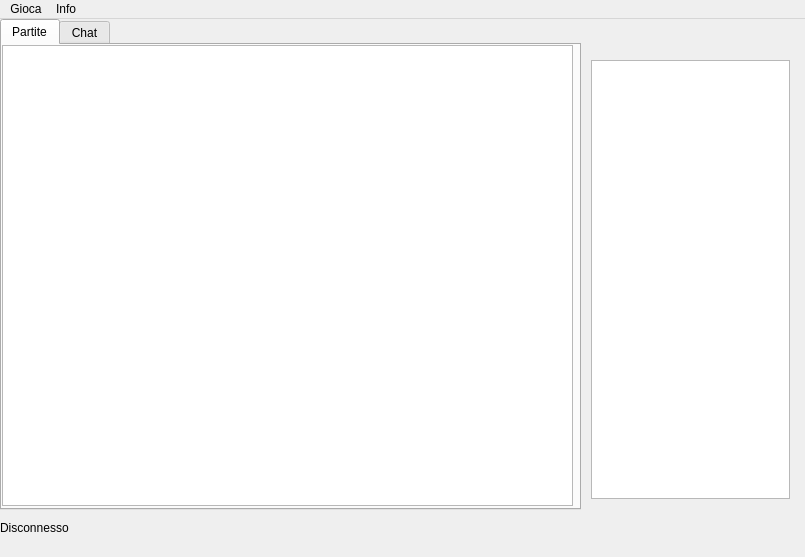
<?xml version="1.0" encoding="UTF-8"?>
<ui version="4.0">
 <class>Briscola</class>
 <widget class="QMainWindow" name="Briscola">
  <property name="geometry">
   <rect>
    <x>0</x>
    <y>0</y>
    <width>805</width>
    <height>557</height>
   </rect>
  </property>
  <property name="windowTitle">
   <string>Briscola v0.1</string>
  </property>
  <widget class="QWidget" name="centralWidget">
   <widget class="QTabWidget" name="tabWidget">
    <property name="geometry">
     <rect>
      <x>0</x>
      <y>0</y>
      <width>581</width>
      <height>491</height>
     </rect>
    </property>
    <property name="sizePolicy">
     <sizepolicy hsizetype="Maximum" vsizetype="Maximum">
      <horstretch>0</horstretch>
      <verstretch>0</verstretch>
     </sizepolicy>
    </property>
    <property name="currentIndex">
     <number>0</number>
    </property>
    <widget class="QWidget" name="tab">
     <attribute name="title">
      <string>Partite</string>
     </attribute>
     <widget class="QTreeView" name="treeView">
      <property name="geometry">
       <rect>
        <x>0</x>
        <y>0</y>
        <width>571</width>
        <height>461</height>
       </rect>
      </property>
      <property name="itemsExpandable">
       <bool>false</bool>
      </property>
     </widget>
    </widget>
    <widget class="QWidget" name="tab_2">
     <attribute name="title">
      <string>Chat</string>
     </attribute>
    </widget>
   </widget>
   <widget class="QLabel" name="lblstatus">
    <property name="geometry">
     <rect>
      <x>0</x>
      <y>500</y>
      <width>801</width>
      <height>17</height>
     </rect>
    </property>
    <property name="text">
     <string>Disconnesso</string>
    </property>
   </widget>
   <widget class="QWidget" name="verticalLayoutWidget">
    <property name="geometry">
     <rect>
      <x>580</x>
      <y>30</y>
      <width>221</width>
      <height>461</height>
     </rect>
    </property>
    <layout class="QVBoxLayout" name="verticalLayout">
     <item>
      <widget class="QTreeView" name="playerlistview">
       <property name="itemsExpandable">
        <bool>true</bool>
       </property>
       <property name="expandsOnDoubleClick">
        <bool>true</bool>
       </property>
      </widget>
     </item>
    </layout>
   </widget>
  </widget>
  <widget class="QMenuBar" name="menuBar">
   <property name="geometry">
    <rect>
     <x>0</x>
     <y>0</y>
     <width>805</width>
     <height>25</height>
    </rect>
   </property>
   <widget class="QMenu" name="menuGame">
    <property name="title">
     <string>Gioca</string>
    </property>
    <addaction name="actionConnect_to_server"/>
    <addaction name="actionCrea_partita"/>
    <addaction name="actionDisconnect"/>
   </widget>
   <widget class="QMenu" name="menuInfo">
    <property name="title">
     <string>Info</string>
    </property>
    <addaction name="actionInformazioni"/>
   </widget>
   <addaction name="menuGame"/>
   <addaction name="menuInfo"/>
  </widget>
  <action name="actionConnect_to_server">
   <property name="text">
    <string>Connetti al server</string>
   </property>
  </action>
  <action name="actionDisconnect">
   <property name="text">
    <string>Disconnettiti</string>
   </property>
  </action>
  <action name="actionCrea_partita">
   <property name="text">
    <string>Crea partita</string>
   </property>
  </action>
  <action name="actionInformazioni">
   <property name="text">
    <string>Informazioni</string>
   </property>
  </action>
 </widget>
 <layoutdefault spacing="6" margin="11"/>
 <resources/>
 <connections/>
</ui>
